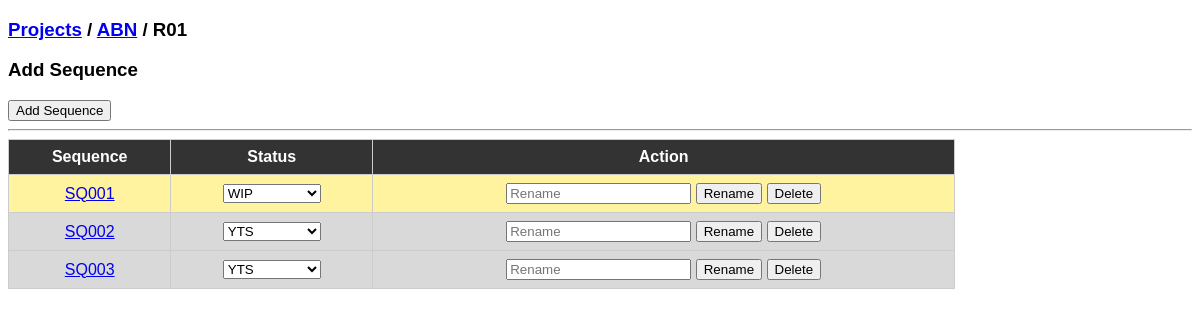
The page /unit/11 on the database its author committed.
### tables this page shows
CREATE TABLE projects(
    id INTEGER PRIMARY KEY AUTOINCREMENT,
    name TEXT,
    type TEXT,
    status TEXT
    );

CREATE TABLE units(
    id INTEGER PRIMARY KEY AUTOINCREMENT,
    name TEXT,
    status TEXT,
    project_id INTEGER
    );

CREATE TABLE sequences(
    id INTEGER PRIMARY KEY AUTOINCREMENT,
    name TEXT,
    status TEXT,
    unit_id INTEGER
    );

### app.py (the view, shortened to what this page needs)
@app.route("/unit/<int:uid>", methods=["GET","POST"])
def unit(uid):
    conn = connect()
    c = conn.cursor()
    c.execute("SELECT * FROM units WHERE id=?", (uid,))
    unit = c.fetchone()
    c.execute("SELECT * FROM projects WHERE id=?", (unit[3],))
    project = c.fetchone()
    c.execute("SELECT * FROM sequences WHERE unit_id=?", (uid,))
    sequences = c.fetchall()
    conn.close()
    return render_template(
        "sequences.html",
        project=project,
        unit=unit,
        sequences=sequences
    )

### app.py (called while the page is built)
def connect():
    return sqlite3.connect(DATABASE)

### templates/sequences.html (shortened to what this page needs)
<!DOCTYPE html>
<html>
<head>
</head>
<body>
<h3>
<a href="/">Projects</a> /
<a href="/project/{{project[0]}}">{{project[1]}}</a> /
{{unit[1]}}
</h3>
<h3>Add Sequence</h3>
<form method="POST">
<button>Add Sequence</button>
</form>
<hr>
<table>
<tr>
<th>Sequence</th>
<th>Status</th>
<th>Action</th>
</tr>
{% for s in sequences %}
<tr class="{{s[2]|lower}}">
<td>
<a href="/sequence/{{s[0]}}">
{{s[1]}}
</a>
</td>
<td>
<form method="POST">
<select name="value" onchange="this.form.submit()">
<option {% if s[2]=='YTS' %}selected{% endif %}>YTS</option>
<option {% if s[2]=='WIP' %}selected{% endif %}>WIP</option>
</select>
</form>
</td>
<td>
<form method="POST" style="display:inline">
<input name="new" placeholder="Rename">
<button>Rename</button>
</form>
<form method="POST" style="display:inline">
<button>Delete</button>
</form>
</td>
</tr>
{% endfor %}
</table>
</body>
</html>

### templates/sequences.html (style rules this page uses)
body { font-family:Arial; }
table { border-collapse:collapse; width:80%; }
th,td { border:1px solid #ccc; padding:8px; text-align:center; }
th { background:#333; color:white; }
.yts { background:#d9d9d9; }
.wip { background:#fff3a0; }

### rows shown on the page
projects: name "ABN"
units: name "R01"
sequences: name "SQ001", value "WIP"
sequences: name "SQ002", value "YTS"
sequences: name "SQ003", value "YTS"
